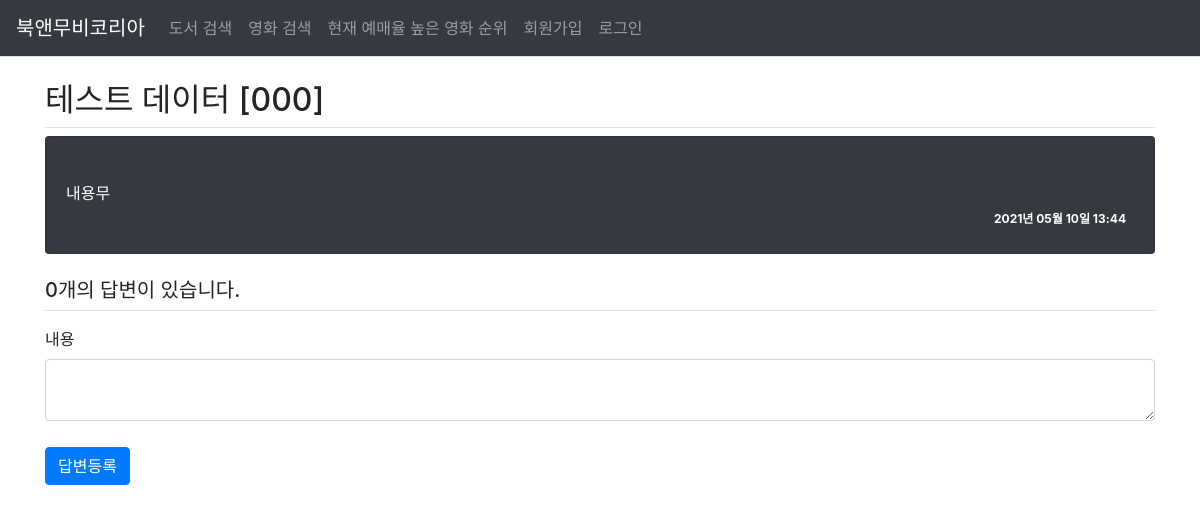
The app's page /question/detail/1/ with its own data.
### pybo/models.py (models this page shows)
class Question(db.Model):
    id = db.Column(db.Integer,primary_key=True)
    subject = db.Column(db.String(200), nullable=False)
    content = db.Column(db.Text(),nullable=False)
    create_date = db.Column(db.DateTime(),nullable=False)

### pybo/views/question_views.py (the view)
@bp.route('/detail/<int:question_id>/')
def detail(question_id):
    form=AnswerForm()
    question = Question.query.get_or_404(question_id)
    return render_template('question/detail.html',question=question,form=form)

### pybo/forms.py
class AnswerForm(FlaskForm):
    content = TextAreaField('내용',validators=[DataRequired()])

### pybo/filter.py (called while the page is built)
def format_datetime(value, fmt='%Y년 %m월 %d일 %H:%M'):
    return value.strftime(fmt)

### pybo/views/auth_views.py (called while the page is built)
@bp.before_app_request
def load_logged_in_user():
    user_id = session.get('user_id')
    if user_id is None:
        g.user = None
    else :
        g.user = User.query.get(user_id)

### pybo/templates/question/detail.html (shortened to what this page needs)
{% extends 'base.html' %}
{% block content %}
<div class ="container my-3">
    <h2 class="border-bottom py-2"> {{ question.subject }}</h2>
    <div class="card text-white bg-dark mb-3">
        <div class="card-body">
            <div class="card-text" style="white-space: pre-line;">
                {{question.content}}
            </div>
            <div class="d-flex justify-content-end">
                <div class="badge badge-dark p-2">
                    {{ question.create_date|datetime }}
                </div>
            </div>
        </div>
    </div>
    <h5 class="border-bottom my-3 py-2">
        {{ question.answer_set|length }}개의 답변이 있습니다.
    </h5>
    <form action="{{url_for('answer.create',question_id=question.id)}}"
          method="post" class = "my-3">
        <div class="form-group">
        {{ form.content.label }}
        {{ form.content(class="form-control") }}
        </div>
        <input type="submit" value="답변등록" class="btn btn-primary">
    </form>
</div>
{% endblock %}

### pybo/static/style.css (style rules this page uses)
textarea { width:100%; }
input[type=submit] { margin-top:10px }

### records on screen
Question: subject "테스트 데이터 [000]", content "내용무", create_date "2021년 05월 10일 13:44"

### other values on screen
{{ question.answer_set|length }} "0"
